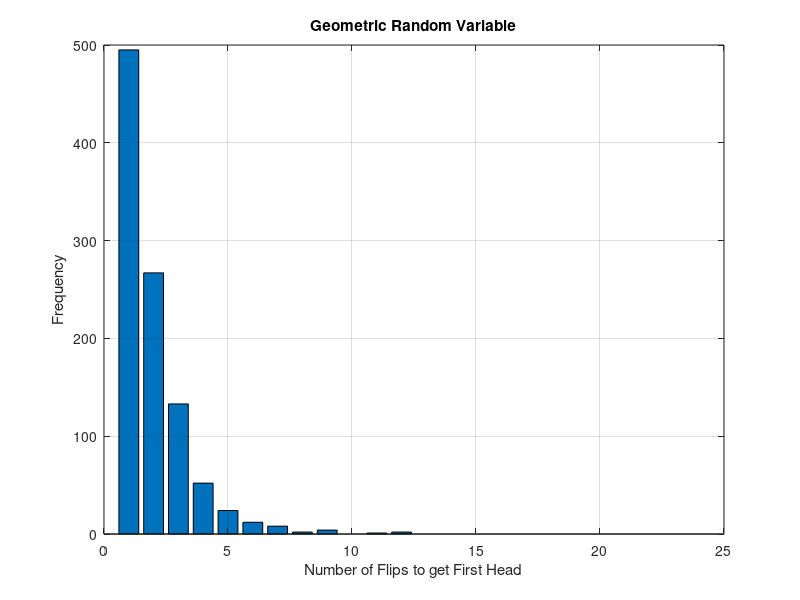

Here is the MATLAB script that generated this plot:
totalExperiment = 1000;
numberOfFlipsUntilFirstHead = zeros(1, 20);

for i = 1:totalExperiment
    numberOfTrial = 0;
    while randi([0,1]) == 0
        numberOfTrial = numberOfTrial + 1;
    end
    numberOfFlipsUntilFirstHead(numberOfTrial + 1) = numberOfFlipsUntilFirstHead(numberOfTrial + 1) + 1;
end

bar(numberOfFlipsUntilFirstHead);
xlabel('Number of Flips to get First Head');
ylabel('Frequency');
title('Geometric Random Variable');
grid on;

%Annotation
% for i = 1: numberOfFlipsUntilFirstHead
%     text(i, numberOfFlipsUntilFirstHead(i), num2str(i), 'HorizontaAlignment', 'center', 'VerticalAlignment', 'bottom');
% end